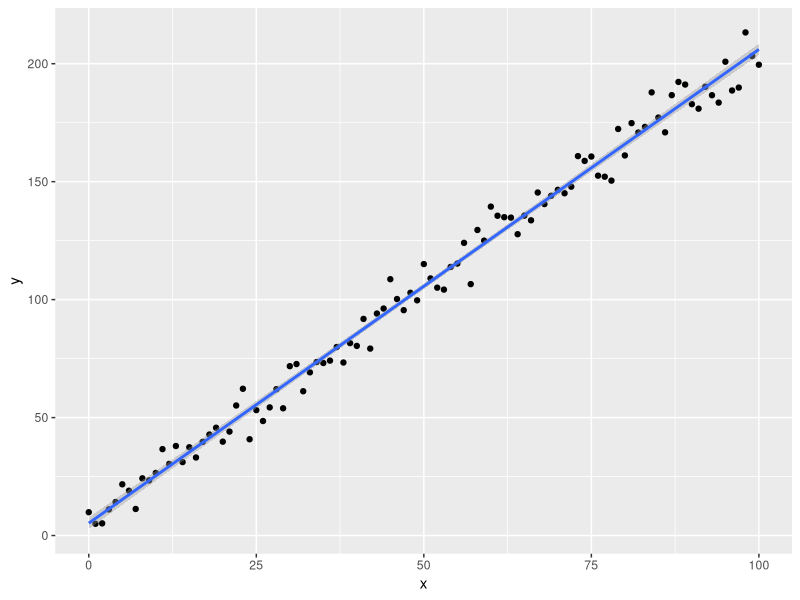

This figure's R source:
## ---- chunk 1
rm(list=ls())
knitr::opts_chunk$set(fig.width=6, fig.height=5, fig.crop = F, fig.path='figs/',
                      echo=FALSE, warning=FALSE, cache=T, message=FALSE, sanitize = T)
## ---- chunk 2
require("ggplot2")
x <- 0:100
y <- 2 * (x + rnorm(length(x), sd = 3) + 3)
ggplot(data = data.frame(x, y), 
       aes(x = x, y = y)) + 
  geom_point() + 
  geom_smooth(method = "lm")
